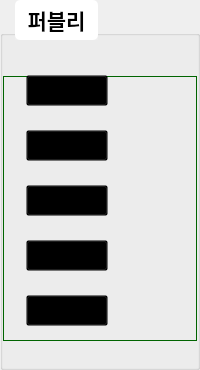
            <widget class="QGroupBox" name="Publy">
             <property name="sizePolicy">
              <sizepolicy hsizetype="Preferred" vsizetype="Fixed">
               <horstretch>0</horstretch>
               <verstretch>0</verstretch>
              </sizepolicy>
             </property>
             <property name="minimumSize">
              <size>
               <width>0</width>
               <height>370</height>
              </size>
             </property>
             <property name="maximumSize">
              <size>
               <width>16777215</width>
               <height>370</height>
              </size>
             </property>
             <property name="font">
              <font>
               <family>나눔고딕</family>
               <pointsize>16</pointsize>
               <weight>75</weight>
               <bold>true</bold>
              </font>
             </property>
             <property name="styleSheet">
              <string notr="true">QGroupBox#Publy{
    border: 0px solid rgb(220, 220, 220);
    margin-top: 30px;
	padding-top : 25px;
	padding-left : 30px;
	padding-right : 30px;
}

QGroupBox::title {
    top: 0px;
    left: 15px;
	background : white;
	color : black;
	padding : 5px;
	border-radius : 5px;
	padding-left :10px;
	padding-right : 10px;
	padding-top : 5px;
	padding-bottom : 5px;

}</string>
             </property>
             <property name="title">
              <string>퍼블리</string>
             </property>
             <layout class="QGridLayout" name="gridLayout_12">
              <property name="leftMargin">
               <number>0</number>
              </property>
              <property name="topMargin">
               <number>0</number>
              </property>
              <property name="rightMargin">
               <number>0</number>
              </property>
              <property name="bottomMargin">
               <number>0</number>
              </property>
              <property name="horizontalSpacing">
               <number>0</number>
              </property>
              <item row="0" column="0">
               <widget class="QGroupBox" name="Publy_GroupBox">
                <property name="minimumSize">
                 <size>
                  <width>0</width>
                  <height>300</height>
                 </size>
                </property>
                <property name="maximumSize">
                 <size>
                  <width>16777215</width>
                  <height>300</height>
                 </size>
                </property>
                <property name="styleSheet">
                 <string notr="true">QGroupBox{
border : 1px solid darkgreen;
padding-left : 10px;
padding-top : 10px;
padding-bottom : 10px;
margin-top : 25px;
margin-bottom : 10px
}</string>
                </property>
                <property name="title">
                 <string/>
                </property>
                <layout class="QGridLayout" name="gridLayout_46">
                 <property name="leftMargin">
                  <number>20</number>
                 </property>
                 <property name="topMargin">
                  <number>0</number>
                 </property>
                 <property name="rightMargin">
                  <number>20</number>
                 </property>
                 <property name="bottomMargin">
                  <number>0</number>
                 </property>
                 <property name="horizontalSpacing">
                  <number>0</number>
                 </property>
                 <item row="0" column="0">
                  <widget class="QPushButton" name="publy_Title1">
                   <property name="font">
                    <font>
                     <family>나눔고딕</family>
                     <pointsize>12</pointsize>
                    </font>
                   </property>
                   <property name="cursor">
                    <cursorShape>ArrowCursor</cursorShape>
                   </property>
                   <property name="styleSheet">
                    <string notr="true">text-align: left;
background: transparent;</string>
                   </property>
                   <property name="text">
                    <string/>
                   </property>
                  </widget>
                 </item>
                 <item row="0" column="1">
                  <widget class="QLabel" name="pybly_Date1">
                   <property name="layoutDirection">
                    <enum>Qt::LeftToRight</enum>
                   </property>
                   <property name="text">
                    <string/>
                   </property>
                   <property name="alignment">
                    <set>Qt::AlignRight|Qt::AlignTrailing|Qt::AlignVCenter</set>
                   </property>
                  </widget>
                 </item>
                 <item row="1" column="0">
                  <widget class="QPushButton" name="publy_Title2">
                   <property name="font">
                    <font>
                     <family>나눔고딕</family>
                     <pointsize>12</pointsize>
                    </font>
                   </property>
                   <property name="styleSheet">
                    <string notr="true">text-align: left;
background: transparent;</string>
                   </property>
                   <property name="text">
                    <string/>
                   </property>
                  </widget>
                 </item>
                 <item row="1" column="1">
                  <widget class="QLabel" name="pybly_Date2">
                   <property name="text">
                    <string/>
                   </property>
                   <property name="alignment">
                    <set>Qt::AlignRight|Qt::AlignTrailing|Qt::AlignVCenter</set>
                   </property>
                  </widget>
                 </item>
                 <item row="2" column="0">
                  <widget class="QPushButton" name="publy_Title3">
                   <property name="font">
                    <font>
                     <family>나눔고딕</family>
                     <pointsize>12</pointsize>
                    </font>
                   </property>
                   <property name="styleSheet">
                    <string notr="true">text-align: left;
background: transparent;</string>
                   </property>
                   <property name="text">
                    <string>Loading...</string>
                   </property>
                  </widget>
                 </item>
                 <item row="2" column="1">
                  <widget class="QLabel" name="pybly_Date3">
                   <property name="text">
                    <string/>
                   </property>
                   <property name="alignment">
                    <set>Qt::AlignRight|Qt::AlignTrailing|Qt::AlignVCenter</set>
                   </property>
                  </widget>
                 </item>
                 <item row="3" column="0">
                  <widget class="QPushButton" name="publy_Title4">
                   <property name="font">
                    <font>
                     <family>나눔고딕</family>
                     <pointsize>12</pointsize>
                    </font>
                   </property>
                   <property name="styleSheet">
                    <string notr="true">text-align: left;
background: transparent;</string>
                   </property>
                   <property name="text">
                    <string/>
                   </property>
                  </widget>
                 </item>
                 <item row="3" column="1">
                  <widget class="QLabel" name="pybly_Date4">
                   <property name="text">
                    <string/>
                   </property>
                   <property name="alignment">
                    <set>Qt::AlignRight|Qt::AlignTrailing|Qt::AlignVCenter</set>
                   </property>
                  </widget>
                 </item>
                 <item row="4" column="0">
                  <widget class="QPushButton" name="publy_Title5">
                   <property name="font">
                    <font>
                     <family>나눔고딕</family>
                     <pointsize>12</pointsize>
                    </font>
                   </property>
                   <property name="styleSheet">
                    <string notr="true">text-align: left;
background: transparent;</string>
                   </property>
                   <property name="text">
                    <string/>
                   </property>
                  </widget>
                 </item>
                 <item row="4" column="1">
                  <widget class="QLabel" name="pybly_Date5">
                   <property name="text">
                    <string/>
                   </property>
                   <property name="alignment">
                    <set>Qt::AlignRight|Qt::AlignTrailing|Qt::AlignVCenter</set>
                   </property>
                  </widget>
                 </item>
                </layout>
               </widget>
              </item>
             </layout>
            </widget>
